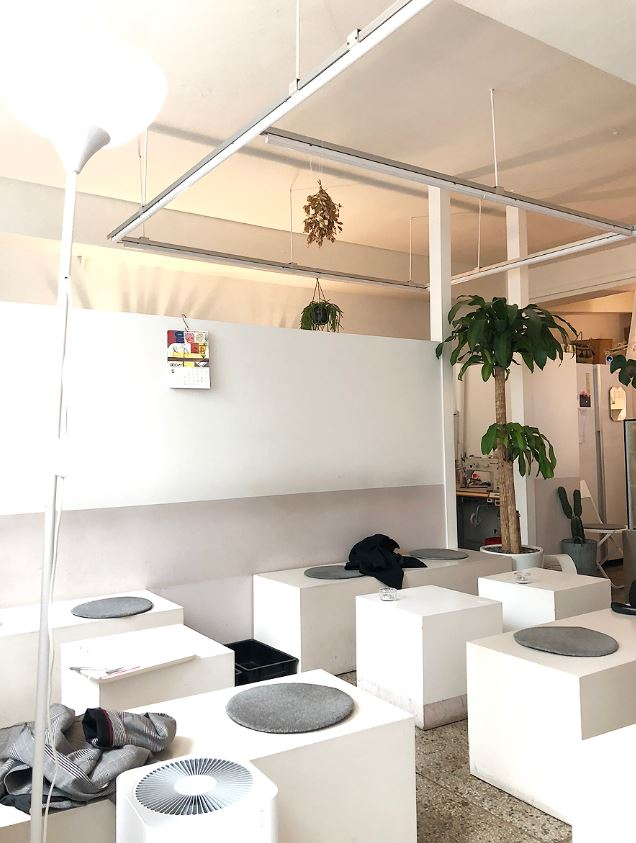
#> input picture image_cluster/cafe_image/cs _jg_03.png, 636 x 843 px, given in place of ss_dj_01.png, which was not available
$ jupyter execute --allow-errors code_ImgCluster_soryeong_ver05.ipynb   (older library calls are emulated)
#> lines starting #> are read from the running program, lines starting #| are printed output that depends on the picture; pictures that were not available may be replaced by others from this repository, and a replacement may not be noted
[cell 1]
import numpy as np
import cv2
import matplotlib.image as mpimg
from matplotlib import pyplot as plt
from sklearn.cluster import KMeans
import scipy.misc

[cell 2]
'''출처 : https://github.com/inyl/my_notebook/blob/master/open_cv/image_color_cluster.ipynb'''

[cell 3]
def centroid_histogram(clt):
    '''
    # grab the number of different clusters and create a histogram
    히스토그램 형식으로 색을 반환
    based on the number of pixels assigned to each cluster
    각 클러스터의 픽셀의 숫자를 기반으로 함
    '''
    numLabels = np.arange(0, len(np.unique(clt.labels_)) + 1)
    (hist, _) = np.histogram(clt.labels_, bins=numLabels)

    # normalize the histogram, such that it sums to one
    hist = hist.astype("float")
    hist /= hist.sum()  # hist = hist/hist.sum()

    # return the histogram
    return hist

[cell 4]
def plot_colors(hist, centroids):
    '''
    initialize the bar chart representing the relative frequency of each of the colors
    각 색의 빈도를 나타내는 바 차트를 초기화
    '''
    bar = np.zeros((50, 300, 3), dtype="uint8")
    startX = 0

    # loop over the percentage of each cluster and the color of each cluster
    for (percent, color) in zip(hist, centroids):
        # plot the relative percentage of each cluster
        endX = startX + (percent * 300)
        cv2.rectangle(bar, (int(startX), 0), (int(endX), 50),
                      color.astype("uint8").tolist(), -1)
        startX = endX

    # return the bar chart
    return bar

[cell 5]
def image_color_cluster(image_path, k = 5):
#> called with image_path = './cafe_image/ss_dj_01.png', k = 5
    image = cv2.imread(image_path)
#> image is the input picture: shape (843, 636, 3); mean B, G, R 183.2, 195.4, 205.6
    # image의 shape을 찍어보면, height, width, channel 순으로 나옴
    # channel은 RGB를 말함
    image = cv2.cvtColor(image, cv2.COLOR_BGR2RGB)
    # cv에서는 RGB가 아닌 BGR 순으로 나오기 때문에 순서를 RGB로 전환
    image = image.reshape((image.shape[0] * image.shape[1], 3))
    # shape의 0,1번째 즉, height와 width를 통합시킴

    clt = KMeans(n_clusters = k)  # 평균 알고리즘 KMeans
    clt.fit(image)

    hist = centroid_histogram(clt)
    bar = plot_colors(hist, clt.cluster_centers_)
#> after the loop in plot_colors, `for (percent, color) in zip(hist, centroids):`:
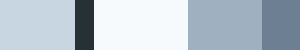
#> bar: shape (50, 300, 3); mean of channels 0, 1, 2 204.7, 194.4, 182.4; drawn as B, G, R
    return bar
# [4 lines of commented-out code are left out]

[cell 6]
temp_result = image_color_cluster('./cafe_image/ss_dj_01.png')

[cell 7]
scipy.misc.imsave('./cafe_color_result/outfile.png', temp_result)

[cell 8]
type(temp_result)

[cell 9]
area_names = {'ws' : ['ep', 'mp', 'sdm'],
              'sw' : ['gs', 'ys', 'ydp', 'gr'],
              'cs' : ['jr', 'jg', 'ys'],
              'ss' : ['dj', 'ga', 'gc'],
              'gn' : ['sc', 'gn'],
              'gb' : ['db', 'gb', 'sb', 'nw'],
              'es' : ['ddm', 'jl', 'sd', 'gj'],
              'se' : ['gd', 'sp']
             }
# area_names['ws'][0]

[cell 10]
path_list = ['./cafe_image/{0}_{1}_0{2}.png'.format(k, v, i) # 10부터는 어떻게 나타내지.. 고민해보자 소령
            for k in area_names.keys()
            for v in area_names[k]
            for i in range(1,10)]
len(path_list)

#> (a cell that did not finish here is left out)

#> call 2 of image_color_cluster, with image_path = './cafe_image/ws_ep_01.png', k = 5
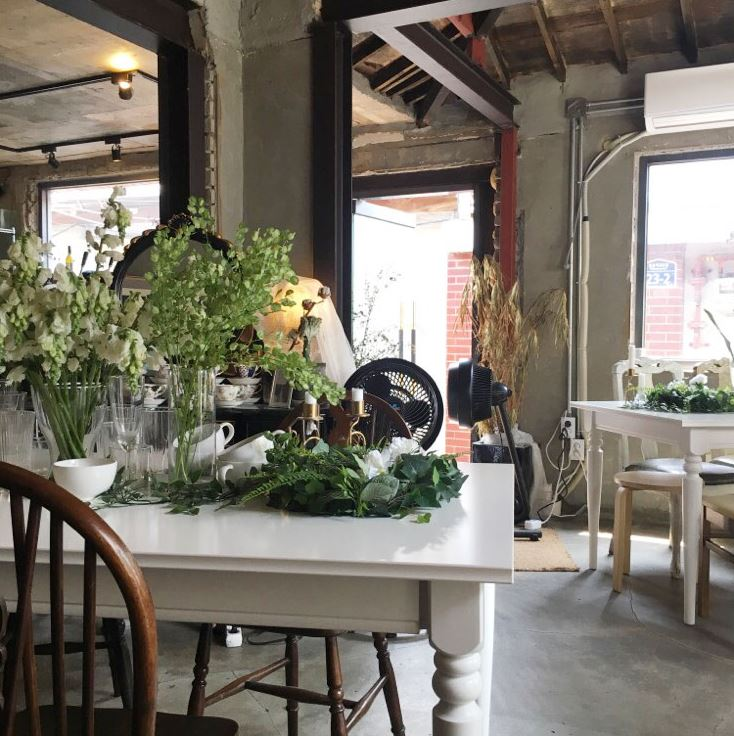
#> input picture image_cluster/cafe_image/cs _jr_05.png, 734 x 736 px, given in place of ws_ep_01.png, which was not available
#> in image_color_cluster, image is the input picture: shape (736, 734, 3); mean B, G, R 104.6, 115.5, 121.2
#> after the loop in plot_colors (call 2), `for (percent, color) in zip(hist, centroids):`:
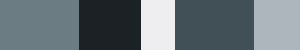
#> bar: shape (50, 300, 3); mean of channels 0, 1, 2 121.1, 115.4, 104.4; drawn as B, G, R
